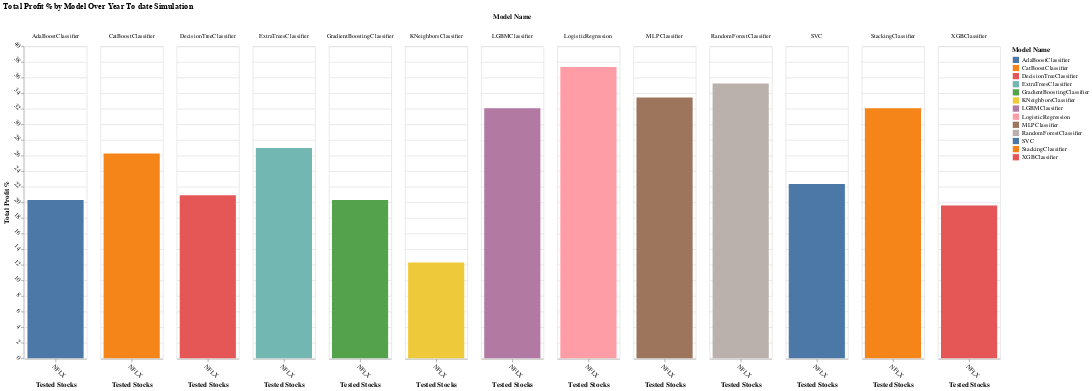

The cell this chart's notebook holds for it:
### Code cell
NFLX_chart, NFLX_portfolio = train_and_evaluate_models('NFLX',portfolio=pd.DataFrame())

### Figure 1 — Vega-Lite specification as saved in the notebook (floating-point values rounded to 4 significant figures)
{"config": {"view": {"continuousWidth": 300, "continuousHeight": 300}, "axis": {"labelAngle": 45}}, "data": {"name": "data-088196f38f87ee28b22a8667b572f8ec"}, "mark": {"type": "bar"}, "center": true, "encoding": {"color": {"field": "Model Name", "type": "nominal"}, "column": {"field": "Model Name", "type": "ordinal"}, "x": {"field": "Stock Name", "title": "Tested Stocks", "type": "ordinal"}, "y": {"field": "Total Profit %", "title": "Total Profit %", "type": "quantitative"}}, "height": 500, "title": "Total Profit % by Model Over Year To date Simulation", "width": 100, "$schema": "https://vega.github.io/schema/vega-lite/v5.20.1.json", "datasets": {"data-088196f38f87ee28b22a8667b572f8ec": [{"Stock Name": "NFLX", "Portfolio Value": 13730.0, "Shares Held": 19.26, "Model Name": "LogisticRegression", "Total Profit %": 37.34}, {"Stock Name": "NFLX", "Portfolio Value": 12090.0, "Shares Held": 16.55, "Model Name": "DecisionTreeClassifier", "Total Profit %": 20.91}, {"Stock Name": "NFLX", "Portfolio Value": 13520.0, "Shares Held": 18.97, "Model Name": "RandomForestClassifier", "Total Profit %": 35.22}, {"Stock Name": "NFLX", "Portfolio Value": 12030.0, "Shares Held": 16.46, "Model Name": "GradientBoostingClassifier", "Total Profit %": 20.3}, {"Stock Name": "NFLX", "Portfolio Value": 12240.0, "Shares Held": 16.4, "Model Name": "SVC", "Total Profit %": 22.37}, {"Stock Name": "NFLX", "Portfolio Value": 11230.0, "Shares Held": 4.041, "Model Name": "KNeighborsClassifier", "Total Profit %": 12.29}, {"Stock Name": "NFLX", "Portfolio Value": 13340.0, "Shares Held": 18.71, "Model Name": "MLPClassifier", "Total Profit %": 33.43}, {"Stock Name": "NFLX", "Portfolio Value": 11960.0, "Shares Held": 16.77, "Model Name": "XGBClassifier", "Total Profit %": 19.59}, {"Stock Name": "NFLX", "Portfolio Value": 12630.0, "Shares Held": 17.71, "Model Name": "CatBoostClassifier", "Total Profit %": 26.25}, {"Stock Name": "NFLX", "Portfolio Value": 13210.0, "Shares Held": 18.52, "Model Name": "LGBMClassifier", "Total Profit %": 32.08}, {"Stock Name": "NFLX", "Portfolio Value": 12700.0, "Shares Held": -0.9001, "Model Name": "ExtraTreesClassifier", "Total Profit %": 26.97}, {"Stock Name": "NFLX", "Portfolio Value": 12030.0, "Shares Held": 16.46, "Model Name": "AdaBoostClassifier", "Total Profit %": 20.3}, {"Stock Name": "NFLX", "Portfolio Value": 13210.0, "Shares Held": 18.52, "Model Name": "StackingClassifier", "Total Profit %": 32.06}]}}
